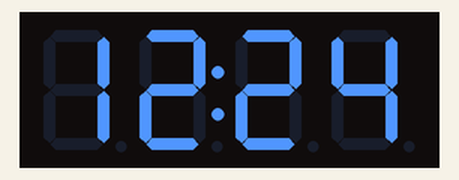
Recording of a sketch running on a simulated Arduino Uno, built with avr-gcc and run on an emulated ATmega328P. On the bench: 4-digit seven-segment display. The local clock reads 2024-03-15 10:24:30 at power-on unless the sketch sets it; what the sketch prints to the serial monitor is not drawn.

Above: at 0.1 s.
At 90.1 s:
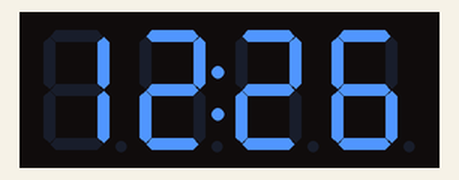

The sketch:

clock.ino
```cpp
#include <RTClib.h>
#include <TM1637Display.h>

// 引脚定义
#define CLK 10
#define DIO 9

TM1637Display display(CLK, DIO);
RTC_DS1307 rtc;

// 组号，改成你自己的
int groupNum = 12;

void setup() {
  Serial.begin(9600);
  display.setBrightness(0x0f); // 亮度 0~15

  if (!rtc.begin()) {
    Serial.println("找不到RTC模块！");
    while (1);
  }

  // 下面这行只在第一次设置时间的时候打开，设置完注释掉！
  // rtc.adjust(DateTime(F(__DATE__), F(__TIME__)));
}

void loop() {
  DateTime now = rtc.now();
  int minute = now.minute();

  // 串口输出组号
  Serial.print("组号：");
  Serial.println(groupNum);

  // TM1637显示：组号:分钟 （带冒号）
  display.showNumberDecEx(groupNum * 100 + minute, 0b01000000, true, 4);

  delay(1000);
}
```
